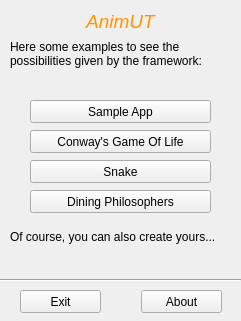
<?xml version="1.0" encoding="UTF-8"?>
<ui version="4.0">
 <class>StartMenuWindow</class>
 <widget class="QMainWindow" name="StartMenuWindow">
  <property name="geometry">
   <rect>
    <x>0</x>
    <y>0</y>
    <width>241</width>
    <height>321</height>
   </rect>
  </property>
  <property name="sizePolicy">
   <sizepolicy hsizetype="Preferred" vsizetype="Preferred">
    <horstretch>0</horstretch>
    <verstretch>0</verstretch>
   </sizepolicy>
  </property>
  <property name="minimumSize">
   <size>
    <width>0</width>
    <height>0</height>
   </size>
  </property>
  <property name="windowTitle">
   <string>Start Menu</string>
  </property>
  <property name="windowIcon">
   <iconset resource="images.qrc">
    <normaloff>:/icons/images/icon.gif</normaloff>:/icons/images/icon.gif</iconset>
  </property>
  <widget class="QWidget" name="centralwidget">
   <property name="sizePolicy">
    <sizepolicy hsizetype="Preferred" vsizetype="Preferred">
     <horstretch>0</horstretch>
     <verstretch>0</verstretch>
    </sizepolicy>
   </property>
   <widget class="QPushButton" name="SampleAppBtn">
    <property name="geometry">
     <rect>
      <x>30</x>
      <y>100</y>
      <width>181</width>
      <height>23</height>
     </rect>
    </property>
    <property name="text">
     <string>Sample App</string>
    </property>
   </widget>
   <widget class="QLabel" name="label_2">
    <property name="geometry">
     <rect>
      <x>10</x>
      <y>230</y>
      <width>221</width>
      <height>41</height>
     </rect>
    </property>
    <property name="text">
     <string>&lt;html&gt;&lt;head/&gt;&lt;body&gt;&lt;p&gt;Of course, you can also create yours...&lt;/p&gt;&lt;/body&gt;&lt;/html&gt;</string>
    </property>
    <property name="alignment">
     <set>Qt::AlignLeading|Qt::AlignLeft|Qt::AlignTop</set>
    </property>
    <property name="wordWrap">
     <bool>true</bool>
    </property>
   </widget>
   <widget class="QLabel" name="label">
    <property name="geometry">
     <rect>
      <x>10</x>
      <y>40</y>
      <width>221</width>
      <height>51</height>
     </rect>
    </property>
    <property name="text">
     <string>&lt;html&gt;&lt;head/&gt;&lt;body&gt;&lt;p&gt;Here some examples to see the&lt;br/&gt;possibilities given by the framework:&lt;/p&gt;&lt;/body&gt;&lt;/html&gt;</string>
    </property>
    <property name="textFormat">
     <enum>Qt::RichText</enum>
    </property>
    <property name="alignment">
     <set>Qt::AlignLeading|Qt::AlignLeft|Qt::AlignTop</set>
    </property>
    <property name="wordWrap">
     <bool>true</bool>
    </property>
   </widget>
   <widget class="Line" name="line">
    <property name="geometry">
     <rect>
      <x>0</x>
      <y>270</y>
      <width>241</width>
      <height>20</height>
     </rect>
    </property>
    <property name="orientation">
     <enum>Qt::Horizontal</enum>
    </property>
   </widget>
   <widget class="QPushButton" name="SnakeBtn">
    <property name="geometry">
     <rect>
      <x>30</x>
      <y>160</y>
      <width>181</width>
      <height>23</height>
     </rect>
    </property>
    <property name="text">
     <string>Snake</string>
    </property>
   </widget>
   <widget class="QPushButton" name="AboutBtn">
    <property name="geometry">
     <rect>
      <x>141</x>
      <y>290</y>
      <width>81</width>
      <height>23</height>
     </rect>
    </property>
    <property name="text">
     <string>About</string>
    </property>
   </widget>
   <widget class="QPushButton" name="GameOfLifeBtn">
    <property name="geometry">
     <rect>
      <x>30</x>
      <y>130</y>
      <width>181</width>
      <height>23</height>
     </rect>
    </property>
    <property name="text">
     <string>Conway's Game Of Life</string>
    </property>
   </widget>
   <widget class="QPushButton" name="DiningPhilosophersBtn">
    <property name="geometry">
     <rect>
      <x>30</x>
      <y>190</y>
      <width>181</width>
      <height>23</height>
     </rect>
    </property>
    <property name="text">
     <string>Dining Philosophers</string>
    </property>
   </widget>
   <widget class="QPushButton" name="ExitBtn">
    <property name="geometry">
     <rect>
      <x>20</x>
      <y>290</y>
      <width>81</width>
      <height>23</height>
     </rect>
    </property>
    <property name="text">
     <string>Exit</string>
    </property>
   </widget>
   <widget class="QLabel" name="label_3">
    <property name="geometry">
     <rect>
      <x>10</x>
      <y>10</y>
      <width>221</width>
      <height>31</height>
     </rect>
    </property>
    <property name="text">
     <string>&lt;html&gt;&lt;head/&gt;&lt;body&gt;&lt;p align=&quot;center&quot;&gt;&lt;span style=&quot; font-size:14pt; font-style:italic; color:#ff9600;&quot;&gt;AnimUT&lt;/span&gt;&lt;/p&gt;&lt;/body&gt;&lt;/html&gt;</string>
    </property>
    <property name="alignment">
     <set>Qt::AlignLeading|Qt::AlignLeft|Qt::AlignTop</set>
    </property>
   </widget>
  </widget>
 </widget>
 <resources>
  <include location="images.qrc"/>
 </resources>
 <connections/>
</ui>
